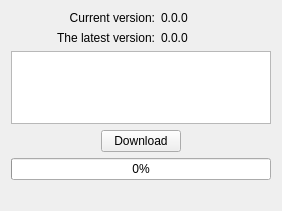
<?xml version="1.0" encoding="UTF-8"?>
<ui version="4.0">
 <class>Form_download</class>
 <widget class="QWidget" name="Form_download">
  <property name="enabled">
   <bool>true</bool>
  </property>
  <property name="geometry">
   <rect>
    <x>0</x>
    <y>0</y>
    <width>282</width>
    <height>211</height>
   </rect>
  </property>
  <property name="sizePolicy">
   <sizepolicy hsizetype="Fixed" vsizetype="Fixed">
    <horstretch>0</horstretch>
    <verstretch>0</verstretch>
   </sizepolicy>
  </property>
  <property name="maximumSize">
   <size>
    <width>282</width>
    <height>211</height>
   </size>
  </property>
  <property name="windowTitle">
   <string>Update</string>
  </property>
  <layout class="QVBoxLayout" name="verticalLayout_2">
   <item>
    <layout class="QVBoxLayout" name="verticalLayout" stretch="2,0,2,0,1">
     <item>
      <layout class="QHBoxLayout" name="horizontalLayout_2" stretch="1,7">
       <item>
        <spacer name="horizontalSpacer_3">
         <property name="orientation">
          <enum>Qt::Horizontal</enum>
         </property>
         <property name="sizeHint" stdset="0">
          <size>
           <width>40</width>
           <height>20</height>
          </size>
         </property>
        </spacer>
       </item>
       <item>
        <layout class="QGridLayout" name="gridLayout">
         <item row="0" column="0">
          <widget class="QLabel" name="label_current_version_header">
           <property name="text">
            <string>Current version:</string>
           </property>
           <property name="alignment">
            <set>Qt::AlignRight|Qt::AlignTrailing|Qt::AlignVCenter</set>
           </property>
          </widget>
         </item>
         <item row="0" column="1">
          <widget class="QLabel" name="label_current_version">
           <property name="text">
            <string>0.0.0</string>
           </property>
          </widget>
         </item>
         <item row="1" column="0">
          <widget class="QLabel" name="label_latest_version_header">
           <property name="text">
            <string>The latest version:</string>
           </property>
           <property name="alignment">
            <set>Qt::AlignRight|Qt::AlignTrailing|Qt::AlignVCenter</set>
           </property>
          </widget>
         </item>
         <item row="1" column="1">
          <widget class="QLabel" name="label_latest_version">
           <property name="text">
            <string>0.0.0</string>
           </property>
          </widget>
         </item>
        </layout>
       </item>
      </layout>
     </item>
     <item>
      <widget class="QPlainTextEdit" name="plainTextEdit_update_log">
       <property name="enabled">
        <bool>true</bool>
       </property>
       <property name="autoFillBackground">
        <bool>false</bool>
       </property>
      </widget>
     </item>
     <item>
      <layout class="QHBoxLayout" name="horizontalLayout">
       <item>
        <spacer name="horizontalSpacer_2">
         <property name="orientation">
          <enum>Qt::Horizontal</enum>
         </property>
         <property name="sizeHint" stdset="0">
          <size>
           <width>40</width>
           <height>20</height>
          </size>
         </property>
        </spacer>
       </item>
       <item>
        <widget class="QPushButton" name="pushButton_update">
         <property name="text">
          <string>Download</string>
         </property>
        </widget>
       </item>
       <item>
        <spacer name="horizontalSpacer">
         <property name="orientation">
          <enum>Qt::Horizontal</enum>
         </property>
         <property name="sizeHint" stdset="0">
          <size>
           <width>40</width>
           <height>20</height>
          </size>
         </property>
        </spacer>
       </item>
      </layout>
     </item>
     <item>
      <widget class="QProgressBar" name="progressBar_update">
       <property name="value">
        <number>0</number>
       </property>
      </widget>
     </item>
     <item>
      <widget class="QLabel" name="label_tips">
       <property name="text">
        <string/>
       </property>
      </widget>
     </item>
    </layout>
   </item>
  </layout>
 </widget>
 <resources/>
 <connections/>
</ui>
